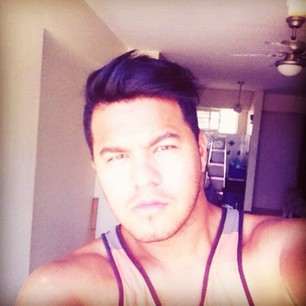
#> input picture keras-deeplearning/240604_face_detection/images/0598ce50b1f711e3bd391271df4caaa4_6.jpg, 306 x 306 px, found by its file name
$ jupyter execute --allow-errors 240605_human_segmentation.ipynb
#> lines starting #> are read from the running program, lines starting #| are printed output that depends on the picture
[cell 1]
# 인물사진

# 루브릭
# 평가문항	상세기준
# 1. 인물모드 사진을 성공적으로 제작하였다.	아웃포커싱 효과가 적용된 인물모드 사진과 동물 사진, 배경전환 크로마키사진을 각각 1장 이상 성공적으로 제작하였다.
# 2. 제작한 인물모드 사진들에서 나타나는 문제점을 정확히 지적하였다.	인물사진에서 발생한 문제점을 정확히 지적한 사진을 제출하였다.
# 3. 인물모드 사진의 문제점을 개선할 수 있는 솔루션을 적절히 제시하였다.	semantic segmentation mask의 오류를 보완할 수 있는 좋은 솔루션을 이유와 함께 제시하였다.

[cell 2]
# os: Operating System의 줄임말로, 운영체제에서 제공되는 여러 기능을 파이썬에서 사용할 수 있도록 함 (Ex. 디렉토리 경로 이동, 시스템 환경 변수 가져오기 등)
# urllib: URL 작업을 위한 여러 모듈을 모은 패키지. (Ex. urllib.request, urllib.parse, ...)
# cv2: OpenCV 라이브러리로, 실시간 컴퓨터 비전을 목적으로 한 프로그래밍 라이브러리
# numpy(NumPy): 행렬이나 대규모 다차원 배열을 쉽게 처리할 수 있도록 지원하는 라이브러리. 데이터 구조 외에도 수치 계산을 위해 효율적으로 구현된 기능을 제공
# pixellib: 이미지 및 비디오 segmentation을 수행하기 위한 라이브러리.
# pixellib.semantic: segmentation 기법 중, semantic segmentation을 쉽게 사용할 수 있도록 만든 라이브러리
# matplotlib: 파이썬 프로그래밍 언어 및 수학적 확장 NumPy 라이브러리를 활용한 플로팅 라이브러리로, 데이터 시각화 도구
import os
import urllib
import cv2
import numpy as np
from pixellib.semantic import semantic_segmentation
from matplotlib import pyplot as plt

print('슝=3')


# urllib는 웹에서 데이터를 다운로드할 때 사용합니다.
# cv2는 OpenCV 라이브러리로 이미지를 처리하기 위해 필요합니다.
# pixellib는 시맨틱 세그멘테이션을 편하게 사용할 수 있는 라이브러리인데요. 아직 시맨틱 세그멘테이션 모델을 직접 만들기에는 어려우니 이번에는 준비된 모델을 사용만 해봅니다.


# os 모듈에 있는 getenv() 함수를 이용하여 읽고싶은 파일의 경로를 file_path에 저장
# 준비한 이미지 파일의 경로를 이용하여, 이미지 파일을 읽음
# cv2.imread(경로): 경로에 해당하는 이미지 파일을 읽어서 변수에 저장
img_path = os.getenv('HOME')+'/aiffel/human_segmentation/images/my_image.png'
img_orig = cv2.imread(img_path)

#> (the rest of this cell did not finish here and is left out)

[cell 3]
# DeepLab
# https://bloglunit.wordpress.com/2018/07/02/deeplab-v3-encoder-decoder-with-atrous-separable-convolution-for-semantic-image-segmentation/

# Xception
# https://arxiv.org/abs/1610.02357

# PixcelLib
# https://github.com/ayoolaolafenwa/PixelLib

# 저장할 파일 이름을 결정합니다
# 1. os.getenv(x)함수는 환경 변수x의 값을 포함하는 문자열 변수를 반환합니다. model_dir 에 "/aiffel/human_segmentation/models" 저장
# 2. #os.path.join(a, b)는 경로를 병합하여 새 경로 생성 model_file 에 "/aiffel/aiffel/human_segmentation/models/deeplabv3_xception_tf_dim_ordering_tf_kernels.h5" 저장
# 1
model_dir = os.getenv('HOME')+'/aiffel/human_segmentation/models'
# 2
model_file = os.path.join(model_dir, 'deeplabv3_xception_tf_dim_ordering_tf_kernels.h5')

# PixelLib가 제공하는 모델의 url입니다
model_url = 'https://github.com/ayoolaolafenwa/PixelLib/releases/download/1.1/deeplabv3_xception_tf_dim_ordering_tf_kernels.h5'

# 다운로드를 시작합니다
urllib.request.urlretrieve(model_url, model_file) # urllib 패키지 내에 있는 request 모듈의 urlretrieve 함수를 이용해서 model_url에 있는 파일을 다운로드 해서 model_file 파일명으로 저장
#> (this line was passed over: the network is not available in this run)

# 오래걸림
#> (the rest of this cell did not finish here and is left out)

#> (a cell that did not finish here is left out)

#> (a cell that did not finish here is left out)

#> (a cell that did not finish here is left out)

#> (a cell that did not finish here is left out)

[cell 8]
# 문제점찾기

[cell 9]
## 참고: mermaid in jupyter
import base64
from IPython.display import Image, display
import matplotlib.pyplot as plt

def mm(graph):
    graphbytes = graph.encode("utf8")
    base64_bytes = base64.b64encode(graphbytes)
    base64_string = base64_bytes.decode("ascii")
    display(Image(url="https://mermaid.ink/img/" + base64_string))

mm("""
graph LR;
    A--> B & C & D;
    B--> A & E;
    C--> A & E;
    D--> A & E;
    E--> B & C & D;
""")

[cell 10]
# importlib: 사용자가 파이썬의 import 시스템과 상호작용하기 위한 API를 제공하는 내장 라이브러리
# 사용자는 import 함수의 구현 내용과, 실행에 필요한 하위 함수들을 이용해 필요에 맞는 임포터를 직접 구현하거나 임포트 관련 기능들을 자유롭게 사용할 수 있음
# importlib.metadata: 설치된 패키지 메타 데이터에 대한 접근을 제공하는 라이브러리.
# 해당 코드 블럭에서는 importlib.metadata 안에 있는 version() 함수를 이용하여 pixellib 라이브러리의 버전을 확인

import os
from importlib.metadata import version
import cv2
import pixellib
import urllib
import numpy as np
from pixellib.semantic import semantic_segmentation
from matplotlib import pyplot as plt


print(cv2.__version__)
#> (the rest of this cell did not finish here and is left out)

[cell 11]
# step1.
# 내 사진으로 portrait 만들기 3가지

image_list = [
'026df048221a11e2b52122000a1fa4b5_6.jpg',
'0598ce50b1f711e3bd391271df4caaa4_6.jpg',
'09cf370a997b11e38a690ed861720702_6.jpg'
]

image_name = image_list[1]

img_path = os.getenv('HOME')+'/aiffel/human_segmentation/images/'+ image_name
img_orig = cv2.imread(img_path)
#> img_orig is the input picture: shape (306, 306, 3); mean B, G, R 157.5, 149.7, 189.1
print(img_orig.shape)
#| (306, 306, 3)
plt.imshow(cv2.cvtColor(img_orig, cv2.COLOR_BGR2RGB))
#> (this line was passed over: IPython is not available in this run)
plt.show()

#> (the rest of this cell did not finish here and is left out)

[cell 12]
def show_blur_image(img, filter_size):
    plt.imshow(cv2.cvtColor(cv2.blur(img, (filter_size,filter_size)), cv2.COLOR_BGR2RGB))
    plt.show()

# show_blur_image(img_orig, 5)
# show_blur_image(img_orig, 15)
# show_blur_image(img_orig, 30)


filter_size=13
img_orig_blur = cv2.blur(img_orig, (filter_size,filter_size))
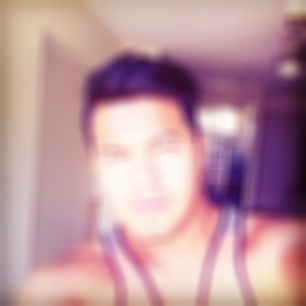
#> img_orig_blur: shape (306, 306, 3); mean B, G, R 157.5, 149.7, 189.2
plt.imshow(cv2.cvtColor(img_orig_blur, cv2.COLOR_BGR2RGB))
#> (this line was passed over: IPython is not available in this run)
plt.show()


#> (the rest of this cell did not finish here and is left out)

[cell 13]
# 고양이 portrait 만들기

image_name = 'cat.jpeg'

img_path = os.getenv('HOME')+'/aiffel/human_segmentation/images/'+ image_name
img_orig = cv2.imread(img_path)
#> (the rest of this cell did not finish here and is left out)

#> (a cell that did not finish here is left out)

[cell 15]
# step2.
# 아래 사진에도 문제점이 몇 가지 있었습니다. 예를 들어 뒤에 걸린 옷이 인물 영역에 포함되어 blur되지 않고 나온다던가 하는 경우입니다. ㅠㅠ 그 외 다른 문제들이 눈에 띄시나요? 아래 사진에는 이상한 점이 최소 2개 이상 더 있습니다. 어떤 문제가 있는지 찾아서 아래 사진처럼 표시해 봅시다.
# 추가로 여러분이 만들어 낸 인물 모드 사진 중 하나에서도 이상한 위치를 찾아 아래 사진처럼 표시해 봅시다. 표시한 이미지들을 jupyter notebook에 포함하여 제출해 주세요.

image_name = "my_image_marked.png"
img_path = os.getenv('HOME')+'/aiffel/human_segmentation/images/'+ image_name
img_orig = cv2.imread(img_path)
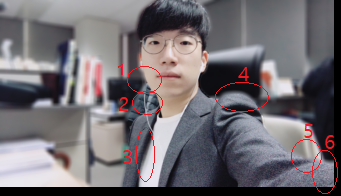
#> input picture keras-deeplearning/human_segmentation/images/my_image_marked.png, 341 x 196 px, found by its file name
#> img_orig is the input picture: shape (196, 341, 3); mean B, G, R 113.3, 108.5, 113.4
plt.imshow(cv2.cvtColor(img_orig, cv2.COLOR_BGR2RGB))
#> (this line was passed over: IPython is not available in this run)
plt.show()


# 1. 이어폰이 배경으로 처리되어 보이지 않는다.
# 2. 배경에 있는 옷이 인물로 인식되어 선명하게 보인다.
# 3. 이어폰이 배경으로 인식되고 있어서 보이지 않는다.
# 4. 어깨 라인이 배경으로 인식되어 흐릿하다
# 5. 소매 부분이 배경으로 인식되어 흐릿하다.
# 6. 소매 부분이 배경으로 인식되어 흐릿하다.

[cell 16]
image_name = "cat_marked.png"
img_path = os.getenv('HOME')+'/aiffel/human_segmentation/images/'+ image_name
img_orig = cv2.imread(img_path)
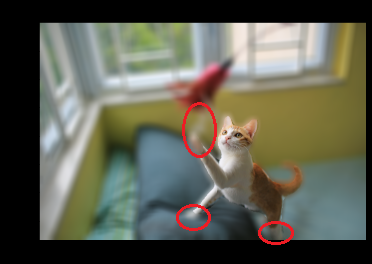
#> input picture keras-deeplearning/human_segmentation/images/cat_marked.png, 372 x 264 px, found by its file name
#> img_orig is the input picture: shape (264, 372, 3); mean B, G, R 79.9, 94, 93.1
plt.imshow(cv2.cvtColor(img_orig, cv2.COLOR_BGR2RGB))
#> (this line was passed over: IPython is not available in this run)
plt.show()

# 고양이 발이 전부 흐릿하게 표시되어있다.
